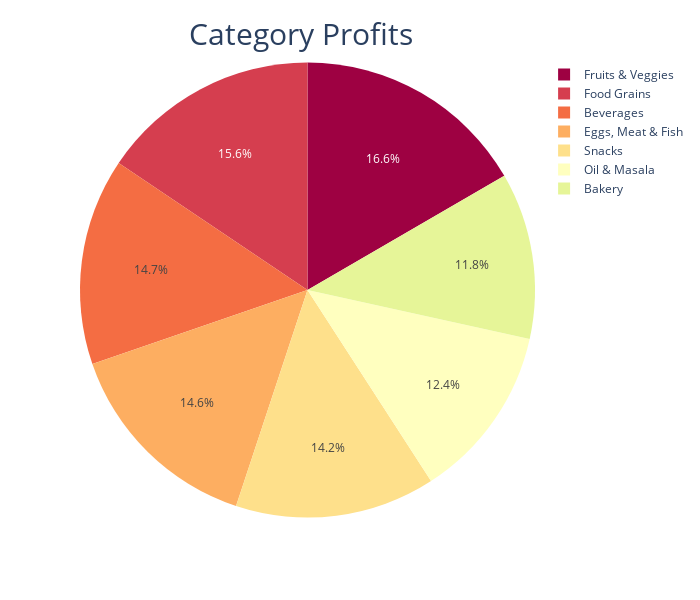

The code cell stored with this chart in its notebook:
### Code cell
# Visualization of Profits by Category sales
import plotly.express as px
fig = px.pie(data, names="Category", values="Profit",color_discrete_sequence=px.colors.diverging.Spectral)
fig.update_layout( title={'text': 'Category Profits', 'x': 0.43, 'y':.96,'font_size':30},
    width=700,
    height=600)
fig.show()

### Figure 1 — Plotly figure (JSON) as saved in the notebook; plotly's stock layout.template omitted (floating-point values rounded to 4 significant figures; data arrays with more than 128 entries replaced by an {"elided": "..."} marker saying what was removed)
{"data": [{"domain": {"x": [0, 1], "y": [0, 1]}, "hovertemplate": "Category=%{label}<br>Profit=%{value}<extra></extra>", "labels": {"elided": "499 str values"}, "legendgroup": "", "name": "", "showlegend": true, "type": "pie", "values": {"elided": "499 float values"}}], "layout": {"height": 600, "legend": {"tracegroupgap": 0}, "margin": {"t": 60}, "piecolorway": ["rgb(158,1,66)", "rgb(213,62,79)", "rgb(244,109,67)", "rgb(253,174,97)", "rgb(254,224,139)", "rgb(255,255,191)", "rgb(230,245,152)", "rgb(171,221,164)", "rgb(102,194,165)", "rgb(50,136,189)", "rgb(94,79,162)"], "title": {"font": {"size": 30}, "text": "Category Profits", "x": 0.43, "y": 0.96}, "width": 700}}
